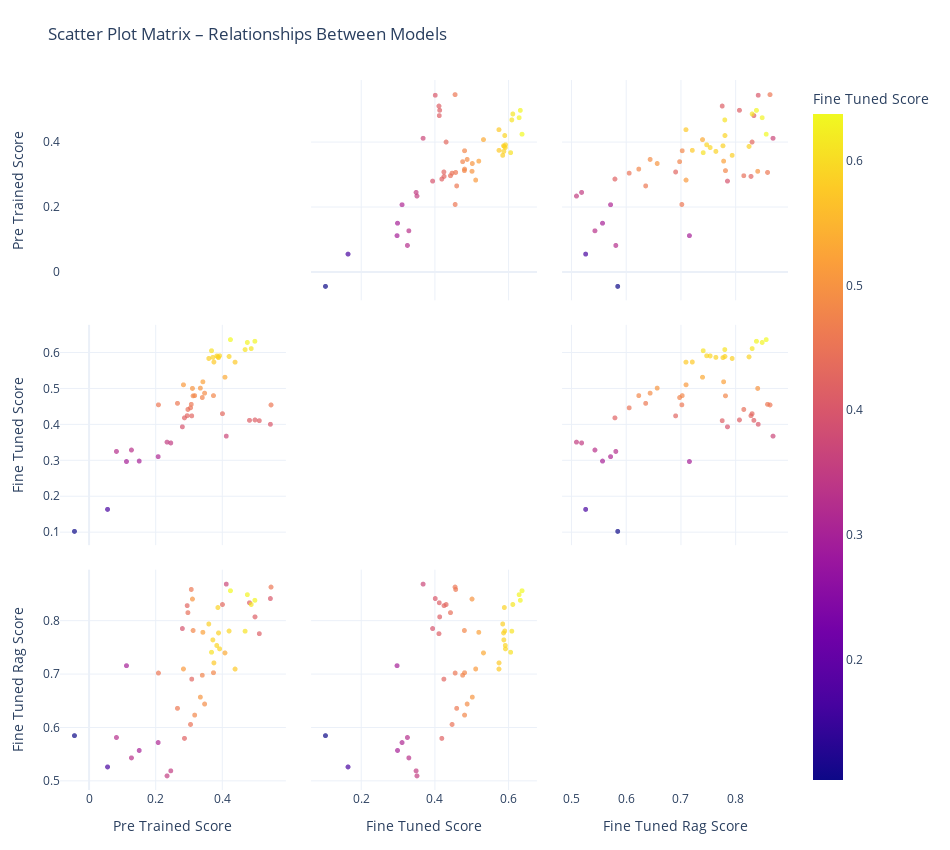

Notebook code cell kept with this figure:
### Code cell
import plotly.express as px

if not hasattr(pd.DataFrame, "iteritems"):
    pd.DataFrame.iteritems = pd.DataFrame.items

slice_idx = slice(200, 250)

fig = px.scatter_matrix(
    data.iloc[slice_idx][ploting_column],
    dimensions=ploting_column,
    color='fine_tuned_score',
    title="Scatter Plot Matrix – Relationships Between Models",
    labels={col: col.replace('_', ' ').title() for col in ploting_column}
)

# Improve layout and spacing
fig.update_traces(
    diagonal_visible=False,
    marker=dict(size=5, opacity=0.7)
)
fig.update_layout(
    template='plotly_white',
    width=950,          # widen
    height=850,         # taller
    margin=dict(l=60, r=60, t=80, b=60),
    font=dict(size=12),
    dragmode=False
)

fig.show()

### Figure 1 — Plotly figure (JSON) as saved in the notebook; plotly's stock layout.template omitted (floating-point values rounded to 4 significant figures)
{"data": [{"diagonal": {"visible": false}, "dimensions": [{"axis": {"matches": true}, "label": "Pre Trained Score", "values": [0.3757, 0.1275, 0.208, 0.3054, 0.1126, 0.3076, 0.3725, 0.2661, 0.3877, 0.246, 0.4696, 0.4014, 0.3929, 0.4395, 0.335, 0.08241, 0.3603, -0.04383, 0.3478, 0.2088, 0.309, 0.4214, 0.4089, 0.284, 0.4828, 0.4255, 0.2347, 0.5476, 0.2808, 0.3425, 0.4763, 0.499, 0.4129, 0.5457, 0.3843, 0.3179, 0.05572, 0.3685, 0.151, 0.3111, 0.4879, 0.2953, 0.3744, 0.3897, 0.2871, 0.3132, 0.5123, 0.4993, 0.3407, 0.2974]}, {"axis": {"matches": true}, "label": "Fine Tuned Score", "values": [0.5752, 0.3299, 0.3114, 0.4475, 0.2978, 0.4572, 0.5882, 0.46, 0.5896, 0.3497, 0.6098, 0.4312, 0.5927, 0.5749, 0.5025, 0.326, 0.5852, 0.1031, 0.4884, 0.4558, 0.4251, 0.5907, 0.5328, 0.5117, 0.4126, 0.6377, 0.3519, 0.4556, 0.3945, 0.5201, 0.6298, 0.633, 0.3687, 0.4017, 0.5922, 0.4815, 0.1645, 0.6067, 0.2991, 0.5017, 0.6126, 0.4256, 0.4815, 0.5876, 0.4195, 0.4809, 0.4117, 0.4137, 0.4762, 0.4431]}, {"axis": {"matches": true}, "label": "Fine Tuned Rag Score", "values": [0.7213, 0.5431, 0.5718, 0.6058, 0.7161, 0.8591, 0.7645, 0.636, 0.8252, 0.5188, 0.7808, 0.8308, 0.7476, 0.7097, 0.6571, 0.5814, 0.7943, 0.5848, 0.6442, 0.7022, 0.6908, 0.7811, 0.7401, 0.7099, 0.8341, 0.8567, 0.5093, 0.8635, 0.7857, 0.7787, 0.8493, 0.8387, 0.8691, 0.842, 0.754, 0.6234, 0.5261, 0.7413, 0.557, 0.8411, 0.8309, 0.8288, 0.7029, 0.7775, 0.5797, 0.7821, 0.7761, 0.8076, 0.6982, 0.8156]}], "hovertemplate": "%{xaxis.title.text}=%{x}<br>%{yaxis.title.text}=%{y}<br>Fine Tuned Score=%{marker.color}<extra></extra>", "legendgroup": "", "marker": {"color": [0.5752, 0.3299, 0.3114, 0.4475, 0.2978, 0.4572, 0.5882, 0.46, 0.5896, 0.3497, 0.6098, 0.4312, 0.5927, 0.5749, 0.5025, 0.326, 0.5852, 0.1031, 0.4884, 0.4558, 0.4251, 0.5907, 0.5328, 0.5117, 0.4126, 0.6377, 0.3519, 0.4556, 0.3945, 0.5201, 0.6298, 0.633, 0.3687, 0.4017, 0.5922, 0.4815, 0.1645, 0.6067, 0.2991, 0.5017, 0.6126, 0.4256, 0.4815, 0.5876, 0.4195, 0.4809, 0.4117, 0.4137, 0.4762, 0.4431], "coloraxis": "coloraxis", "opacity": 0.7, "size": 5, "symbol": "circle"}, "name": "", "showlegend": false, "type": "splom"}], "layout": {"coloraxis": {"colorbar": {"title": {"text": "Fine Tuned Score"}}, "colorscale": [[0, "#0d0887"], [0.1111, "#46039f"], [0.2222, "#7201a8"], [0.3333, "#9c179e"], [0.4444, "#bd3786"], [0.5556, "#d8576b"], [0.6667, "#ed7953"], [0.7778, "#fb9f3a"], [0.8889, "#fdca26"], [1, "#f0f921"]]}, "dragmode": false, "font": {"size": 12}, "height": 850, "legend": {"tracegroupgap": 0}, "margin": {"b": 60, "l": 60, "r": 60, "t": 80}, "title": {"text": "Scatter Plot Matrix – Relationships Between Models"}, "width": 950}}
